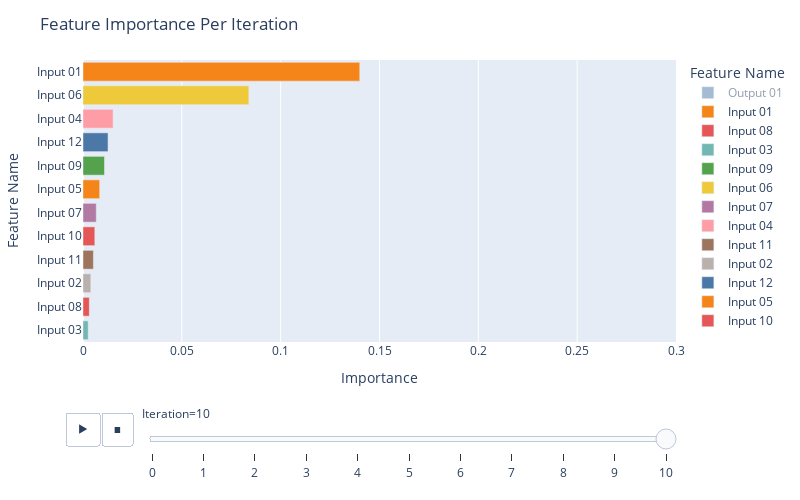

The code cell stored with this chart in its notebook:
### Code cell
fig = px.bar(
    df_imp,
    y="Feature Name",
    x="Importance",
    color="Feature Name",
    color_discrete_sequence=px.colors.qualitative.T10,
    animation_frame="Iteration",
    animation_group="Feature Name",
    orientation="h",
    range_x=[0,0.3]
)

fig.update_yaxes(categoryorder='total ascending')

fig.update_layout(
    autosize=False,
    width=800,
    height=500,
    title_text=f"Feature Importance Per Iteration",
    #paper_bgcolor='#2d3035',
    #plot_bgcolor='#2d3035', 
)


fig.show()

### Figure 1 — Plotly figure (JSON) as saved in the notebook; plotly's stock layout.template omitted (floating-point values rounded to 4 significant figures)
{"data": [{"alignmentgroup": "True", "hovertemplate": "Feature Name=%{y}<br>Iteration=10<br>Importance=%{x}<extra></extra>", "ids": ["Output 01"], "legendgroup": "Output 01", "marker": {"color": "#4C78A8", "pattern": {"shape": ""}}, "name": "Output 01", "offsetgroup": "Output 01", "orientation": "h", "showlegend": true, "textposition": "auto", "type": "bar", "visible": "legendonly", "x": [0.7012], "xaxis": "x", "y": ["Output 01"], "yaxis": "y"}, {"alignmentgroup": "True", "hovertemplate": "Feature Name=%{y}<br>Iteration=10<br>Importance=%{x}<extra></extra>", "ids": ["Input 01"], "legendgroup": "Input 01", "marker": {"color": "#F58518", "pattern": {"shape": ""}}, "name": "Input 01", "offsetgroup": "Input 01", "orientation": "h", "showlegend": true, "textposition": "auto", "type": "bar", "x": [0.14], "xaxis": "x", "y": ["Input 01"], "yaxis": "y"}, {"alignmentgroup": "True", "hovertemplate": "Feature Name=%{y}<br>Iteration=10<br>Importance=%{x}<extra></extra>", "ids": ["Input 08"], "legendgroup": "Input 08", "marker": {"color": "#E45756", "pattern": {"shape": ""}}, "name": "Input 08", "offsetgroup": "Input 08", "orientation": "h", "showlegend": true, "textposition": "auto", "type": "bar", "x": [0.003193], "xaxis": "x", "y": ["Input 08"], "yaxis": "y"}, {"alignmentgroup": "True", "hovertemplate": "Feature Name=%{y}<br>Iteration=10<br>Importance=%{x}<extra></extra>", "ids": ["Input 03"], "legendgroup": "Input 03", "marker": {"color": "#72B7B2", "pattern": {"shape": ""}}, "name": "Input 03", "offsetgroup": "Input 03", "orientation": "h", "showlegend": true, "textposition": "auto", "type": "bar", "x": [0.002627], "xaxis": "x", "y": ["Input 03"], "yaxis": "y"}, {"alignmentgroup": "True", "hovertemplate": "Feature Name=%{y}<br>Iteration=10<br>Importance=%{x}<extra></extra>", "ids": ["Input 09"], "legendgroup": "Input 09", "marker": {"color": "#54A24B", "pattern": {"shape": ""}}, "name": "Input 09", "offsetgroup": "Input 09", "orientation": "h", "showlegend": true, "textposition": "auto", "type": "bar", "x": [0.01086], "xaxis": "x", "y": ["Input 09"], "yaxis": "y"}, {"alignmentgroup": "True", "hovertemplate": "Feature Name=%{y}<br>Iteration=10<br>Importance=%{x}<extra></extra>", "ids": ["Input 06"], "legendgroup": "Input 06", "marker": {"color": "#EECA3B", "pattern": {"shape": ""}}, "name": "Input 06", "offsetgroup": "Input 06", "orientation": "h", "showlegend": true, "textposition": "auto", "type": "bar", "x": [0.08391], "xaxis": "x", "y": ["Input 06"], "yaxis": "y"}, {"alignmentgroup": "True", "hovertemplate": "Feature Name=%{y}<br>Iteration=10<br>Importance=%{x}<extra></extra>", "ids": ["Input 07"], "legendgroup": "Input 07", "marker": {"color": "#B279A2", "pattern": {"shape": ""}}, "name": "Input 07", "offsetgroup": "Input 07", "orientation": "h", "showlegend": true, "textposition": "auto", "type": "bar", "x": [0.006708], "xaxis": "x", "y": ["Input 07"], "yaxis": "y"}, {"alignmentgroup": "True", "hovertemplate": "Feature Name=%{y}<br>Iteration=10<br>Importance=%{x}<extra></extra>", "ids": ["Input 04"], "legendgroup": "Input 04", "marker": {"color": "#FF9DA6", "pattern": {"shape": ""}}, "name": "Input 04", "offsetgroup": "Input 04", "orientation": "h", "showlegend": true, "textposition": "auto", "type": "bar", "x": [0.01522], "xaxis": "x", "y": ["Input 04"], "yaxis": "y"}, {"alignmentgroup": "True", "hovertemplate": "Feature Name=%{y}<br>Iteration=10<br>Importance=%{x}<extra></extra>", "ids": ["Input 11"], "legendgroup": "Input 11", "marker": {"color": "#9D755D", "pattern": {"shape": ""}}, "name": "Input 11", "offsetgroup": "Input 11", "orientation": "h", "showlegend": true, "textposition": "auto", "type": "bar", "x": [0.005259], "xaxis": "x", "y": ["Input 11"], "yaxis": "y"}, {"alignmentgroup": "True", "hovertemplate": "Feature Name=%{y}<br>Iteration=10<br>Importance=%{x}<extra></extra>", "ids": ["Input 02"], "legendgroup": "Input 02", "marker": {"color": "#BAB0AC", "pattern": {"shape": ""}}, "name": "Input 02", "offsetgroup": "Input 02", "orientation": "h", "showlegend": true, "textposition": "auto", "type": "bar", "x": [0.003949], "xaxis": "x", "y": ["Input 02"], "yaxis": "y"}, {"alignmentgroup": "True", "hovertemplate": "Feature Name=%{y}<br>Iteration=10<br>Importance=%{x}<extra></extra>", "ids": ["Input 12"], "legendgroup": "Input 12", "marker": {"color": "#4C78A8", "pattern": {"shape": ""}}, "name": "Input 12", "offsetgroup": "Input 12", "orientation": "h", "showlegend": true, "textposition": "auto", "type": "bar", "x": [0.01267], "xaxis": "x", "y": ["Input 12"], "yaxis": "y"}, {"alignmentgroup": "True", "hovertemplate": "Feature Name=%{y}<br>Iteration=10<br>Importance=%{x}<extra></extra>", "ids": ["Input 05"], "legendgroup": "Input 05", "marker": {"color": "#F58518", "pattern": {"shape": ""}}, "name": "Input 05", "offsetgroup": "Input 05", "orientation": "h", "showlegend": true, "textposition": "auto", "type": "bar", "x": [0.008429], "xaxis": "x", "y": ["Input 05"], "yaxis": "y"}, {"alignmentgroup": "True", "hovertemplate": "Feature Name=%{y}<br>Iteration=10<br>Importance=%{x}<extra></extra>", "ids": ["Input 10"], "legendgroup": "Input 10", "marker": {"color": "#E45756", "pattern": {"shape": ""}}, "name": "Input 10", "offsetgroup": "Input 10", "orientation": "h", "showlegend": true, "textposition": "auto", "type": "bar", "x": [0.005973], "xaxis": "x", "y": ["Input 10"], "yaxis": "y"}], "layout": {"autosize": false, "barmode": "relative", "height": 500, "legend": {"title": {"text": "Feature Name"}, "tracegroupgap": 0}, "margin": {"t": 60}, "sliders": [{"active": 10, "currentvalue": {"prefix": "Iteration="}, "len": 0.9, "pad": {"b": 10, "t": 60}, "steps": [{"args": [["0"], {"frame": {"duration": 0, "redraw": true}, "fromcurrent": true, "mode": "immediate", "transition": {"duration": 0, "easing": "linear"}}], "label": "0", "method": "animate"}, {"args": [["1"], {"frame": {"duration": 0, "redraw": true}, "fromcurrent": true, "mode": "immediate", "transition": {"duration": 0, "easing": "linear"}}], "label": "1", "method": "animate"}, {"args": [["2"], {"frame": {"duration": 0, "redraw": true}, "fromcurrent": true, "mode": "immediate", "transition": {"duration": 0, "easing": "linear"}}], "label": "2", "method": "animate"}, {"args": [["3"], {"frame": {"duration": 0, "redraw": true}, "fromcurrent": true, "mode": "immediate", "transition": {"duration": 0, "easing": "linear"}}], "label": "3", "method": "animate"}, {"args": [["4"], {"frame": {"duration": 0, "redraw": true}, "fromcurrent": true, "mode": "immediate", "transition": {"duration": 0, "easing": "linear"}}], "label": "4", "method": "animate"}, {"args": [["5"], {"frame": {"duration": 0, "redraw": true}, "fromcurrent": true, "mode": "immediate", "transition": {"duration": 0, "easing": "linear"}}], "label": "5", "method": "animate"}, {"args": [["6"], {"frame": {"duration": 0, "redraw": true}, "fromcurrent": true, "mode": "immediate", "transition": {"duration": 0, "easing": "linear"}}], "label": "6", "method": "animate"}, {"args": [["7"], {"frame": {"duration": 0, "redraw": true}, "fromcurrent": true, "mode": "immediate", "transition": {"duration": 0, "easing": "linear"}}], "label": "7", "method": "animate"}, {"args": [["8"], {"frame": {"duration": 0, "redraw": true}, "fromcurrent": true, "mode": "immediate", "transition": {"duration": 0, "easing": "linear"}}], "label": "8", "method": "animate"}, {"args": [["9"], {"frame": {"duration": 0, "redraw": true}, "fromcurrent": true, "mode": "immediate", "transition": {"duration": 0, "easing": "linear"}}], "label": "9", "method": "animate"}, {"args": [["10"], {"frame": {"duration": 0, "redraw": true}, "fromcurrent": true, "mode": "immediate", "transition": {"duration": 0, "easing": "linear"}}], "label": "10", "method": "animate"}], "x": 0.1, "xanchor": "left", "y": 0, "yanchor": "top"}], "title": {"text": "Feature Importance Per Iteration"}, "updatemenus": [{"active": 0, "buttons": [{"args": [null, {"frame": {"duration": 500, "redraw": true}, "fromcurrent": true, "mode": "immediate", "transition": {"duration": 500, "easing": "linear"}}], "label": "&#9654;", "method": "animate"}, {"args": [[null], {"frame": {"duration": 0, "redraw": true}, "fromcurrent": true, "mode": "immediate", "transition": {"duration": 0, "easing": "linear"}}], "label": "&#9724;", "method": "animate"}], "direction": "left", "pad": {"r": 10, "t": 70}, "showactive": false, "type": "buttons", "x": 0.1, "xanchor": "right", "y": 0, "yanchor": "top"}], "width": 800, "xaxis": {"anchor": "y", "domain": [0, 1], "range": [0, 0.3], "title": {"text": "Importance"}, "type": "linear"}, "yaxis": {"anchor": "x", "autorange": true, "categoryarray": ["Input 10", "Input 05", "Input 12", "Input 02", "Input 11", "Input 04", "Input 07", "Input 06", "Input 09", "Input 03", "Input 08", "Input 01", "Output 01"], "categoryorder": "total ascending", "domain": [0, 1], "range": [0.5, 12.5], "title": {"text": "Feature Name"}, "type": "category"}}}
